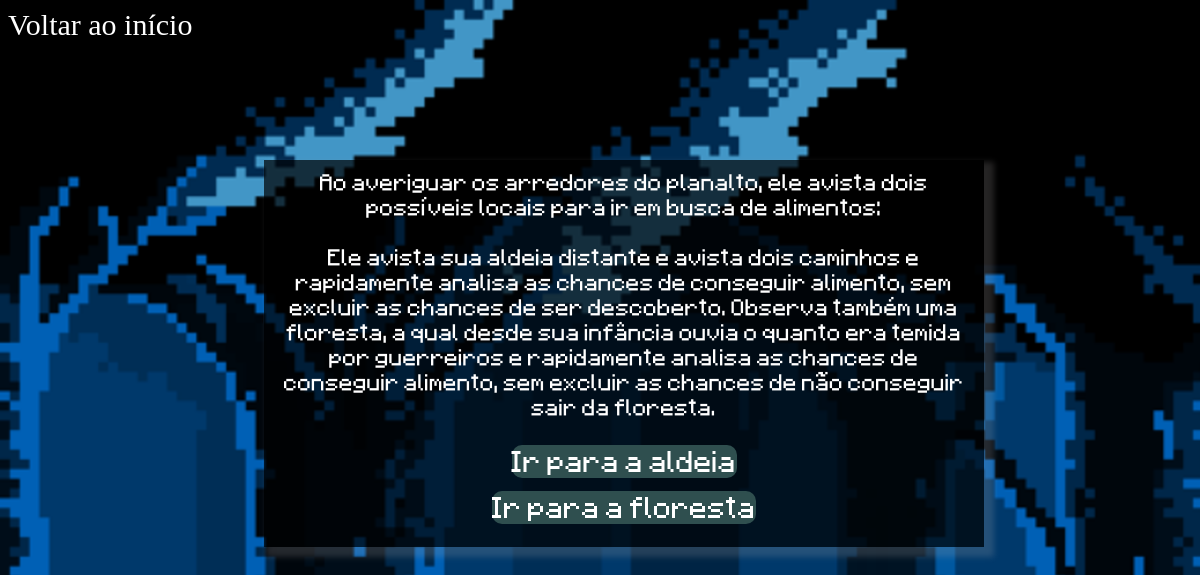
The page /prog/jogo.php?id=3 on the database its author committed.
### tables this page shows
CREATE TABLE IF NOT EXISTS `historia` (
  `id_historia` int NOT NULL AUTO_INCREMENT,
  `texto` text NOT NULL,
  `fim` int NOT NULL,
  PRIMARY KEY (`id_historia`)
);

CREATE TABLE IF NOT EXISTS `escolha` (
  `id_escolha` int NOT NULL AUTO_INCREMENT,
  `opcao` varchar(255) NOT NULL,
  `id_destino` int NOT NULL,
  `id_historia` int NOT NULL,
  PRIMARY KEY (`id_escolha`),
  KEY `fk_historia` (`id_historia`),
  KEY `fk_destino` (`id_destino`)
);

### prog/jogo.php (the view, shortened to what this page needs)
<!DOCTYPE html>
<html lang="en">
<head>
  <link rel="stylesheet" href="style2.css">
</head>
<?php
include("conecta.php");
$id = $_GET['id'];
$sql = "SELECT * FROM historia WHERE id_historia = $id";
$resultado = mysqli_query($connect, $sql);
$historia = mysqli_fetch_assoc($resultado);
?>
<body>
  <div id="hist">
    <div class="typewriter">
      <?php echo $historia['texto'] ?>
      <br> <br>
      <div id="opc">
        <?php
        $rsq = "SELECT * FROM escolha WHERE id_historia = $id";
        $result = mysqli_query($connect, $rsq);
        while ($escolha = mysqli_fetch_assoc($result)) {
          echo '<div class="botao"> <a href="jogo.php?id=' . $escolha['id_destino'] . '" id="but">' . $escolha['opcao'] . '</a></div><br><br> ';
        }
        ?>
      </div>
    </div>
  </div>
  <?php
  if ($historia['fim'] != 1) {
    echo '<a id="vi" href="index.php">Voltar ao início</a>';
  }
  ?>
</body>
</html>

### prog/style2.css (style rules this page uses)
body { height: 100%; background-image: url(fundop.png); background-repeat: no-repeat; background-size: 2050px; }
#hist { position: absolute; left: 22%; top: 20%; width: 60%; }
#opc { font-family: 'arial'; text-align: center; text-decoration: none; font-size: 1px; }
a:link { text-decoration: none; }
#but { border-radius: 10px; font-size: 24px; color: white; background-color: darkslategrey; }
.typewriter { font-family: 'arial'; background-color: rgba(0, 0, 0, 0.692); color: white; text-align: center; font-size: 18.5px; top: 200%; left: 10%; padding: 10px; box-shadow: 6px 6px 6px 4px rgba(184, 182, 182, 0.2); }
#vi { color: rgb(255, 255, 255); position: absolute; font-size: 30px; }

### rows shown on the page
historia: texto "Ao averiguar os arredores do planalto, ele avista dois possíveis locais para ir em busca de alimentos: Ele avista sua aldeia distante e avista dois caminhos e rapidamente analisa as chances de conseguir alimento, sem excluir as chances de ser descoberto. Observa também uma floresta, a qual desde sua infância ouvia o quanto era temida por guerreiros e rapidamente analisa as chances de conseguir alimento, sem excluir as chances de não conseguir sair da floresta."
escolha: opcao "Ir para a aldeia"
escolha: opcao "Ir para a floresta"
